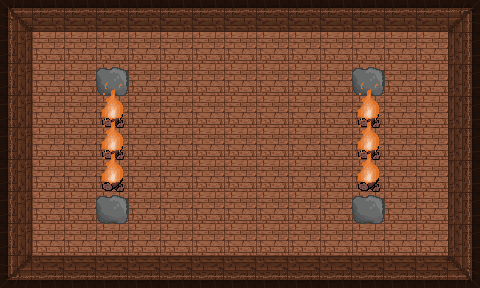

A level layout from a 2D game, rendered from its tile map. Below: a short description, then the map file with its tile-grid data intact:
An orthogonal 15x9 tile map with 32x32 px tiles, 2 tile layers (ground, obstacles) and 22 objects.

<map version="1.5" tiledversion="1.6.0" orientation="orthogonal" renderorder="right-down" width="15" height="9" tilewidth="32" tileheight="32" infinite="0" nextlayerid="10" nextobjectid="132">
 <tileset firstgid="1" source="room.tsx" />
 <layer id="1" name="ground" width="15" height="9">
  <data encoding="csv">
1610612738,1,1,1,1,1,1,1,1,1,1,1,1,1,2,
1610612737,3,3,3,3,3,3,3,3,3,3,3,3,3,2684354561,
1610612737,3,3,3,3,3,3,3,3,3,3,3,3,3,2684354561,
1610612737,3,3,3,3,3,3,3,3,3,3,3,3,3,2684354561,
1610612737,3,3,3,3,3,3,3,3,3,3,3,3,3,2684354561,
1610612737,3,3,3,3,3,3,3,3,3,3,3,3,3,2684354561,
1610612737,3,3,3,3,3,3,3,3,3,3,3,3,3,2684354561,
1610612737,3,3,3,3,3,3,3,3,3,3,3,3,3,2684354561,
3221225474,3221225473,3221225473,3221225473,3221225473,3221225473,3221225473,3221225473,3221225473,3221225473,3221225473,3221225473,3221225473,3221225473,2684354562
</data>
 </layer>
 <objectgroup id="5" name="doors-UP">
  <object id="36" x="224" y="0" width="32" height="32" />
 </objectgroup>
 <objectgroup id="6" name="doors-RIGHT">
  <object id="37" x="448" y="128" width="32" height="32" />
 </objectgroup>
 <objectgroup id="7" name="doors-LEFT">
  <object id="39" x="0" y="128" width="32" height="32" />
 </objectgroup>
 <objectgroup id="8" name="doors-DOWN">
  <object id="40" x="224" y="256" width="32" height="32" />
 </objectgroup>
 <layer id="3" name="obstacles" width="15" height="9">
  <data encoding="csv">
0,0,0,0,0,0,0,0,0,0,0,0,0,0,0,
0,0,0,0,0,0,0,0,0,0,0,0,0,0,0,
0,0,0,4,0,0,0,0,0,0,0,4,0,0,0,
0,0,0,12,0,0,0,0,0,0,0,12,0,0,0,
0,0,0,12,0,0,0,0,0,0,0,12,0,0,0,
0,0,0,12,0,0,0,0,0,0,0,12,0,0,0,
0,0,0,4,0,0,0,0,0,0,0,4,0,0,0,
0,0,0,0,0,0,0,0,0,0,0,0,0,0,0,
0,0,0,0,0,0,0,0,0,0,0,0,0,0,0
</data>
 </layer>
 <objectgroup id="4" name="border">
  <object id="3" x="0" y="0" width="224" height="32" />
  <object id="4" x="448" y="0" width="32" height="128" />
  <object id="24" x="256" y="0" width="224" height="32" />
  <object id="25" x="448" y="160" width="32" height="128" />
  <object id="26" x="0" y="256" width="224" height="32" />
  <object id="27" x="256" y="256" width="224" height="32" />
  <object id="28" x="0" y="0" width="32" height="128" />
  <object id="29" x="0" y="160" width="32" height="128" />
  <object id="116" x="358.401" y="71.8157">
   <polygon points="0,0 13,-2 23.75,3 23.25,19.5 17.75,24.25 -2.25,22 -5,8.25" />
  </object>
  <object id="117" x="359" y="199.5">
   <polygon points="0,0 13,-2 23.75,3 23.25,19.5 17.75,24.25 -2.25,22 -5,8.25" />
  </object>
  <object id="118" x="101" y="199">
   <polygon points="0,0 13,-2 23.75,3 23.25,19.5 17.75,24.25 -2.25,22 -5,8.25" />
  </object>
  <object id="119" x="101.5" y="70.5">
   <polygon points="0,0 13,-2 23.75,3 23.25,19.5 17.75,24.25 -2.25,22 -5,8.25" />
  </object>
 </objectgroup>
 <objectgroup id="9" name="fire">
  <object id="126" x="102.432" y="122.863">
   <polygon points="0,0 20.375,1.625 17.125,-7.25 19.75,-15 9.625,-20.25 0,-11.625" />
  </object>
  <object id="127" x="102.182" y="157.113">
   <polygon points="0,0 20.375,1.625 17.125,-7.25 19.75,-15 9.625,-20.25 0,-11.625" />
  </object>
  <object id="128" x="101.182" y="188.363">
   <polygon points="0,0 20.375,1.625 17.125,-7.25 19.75,-15 9.625,-20.25 0,-11.625" />
  </object>
  <object id="129" x="359.25" y="188.045">
   <polygon points="0,0 20.375,1.625 17.125,-7.25 19.75,-15 9.625,-20.25 0,-11.625" />
  </object>
  <object id="130" x="358.341" y="156.408">
   <polygon points="0,0 20.375,1.625 17.125,-7.25 19.75,-15 9.625,-20.25 0,-11.625" />
  </object>
  <object id="131" x="358.523" y="123.863">
   <polygon points="0,0 20.375,1.625 17.125,-7.25 19.75,-15 9.625,-20.25 0,-11.625" />
  </object>
 </objectgroup>
</map>
